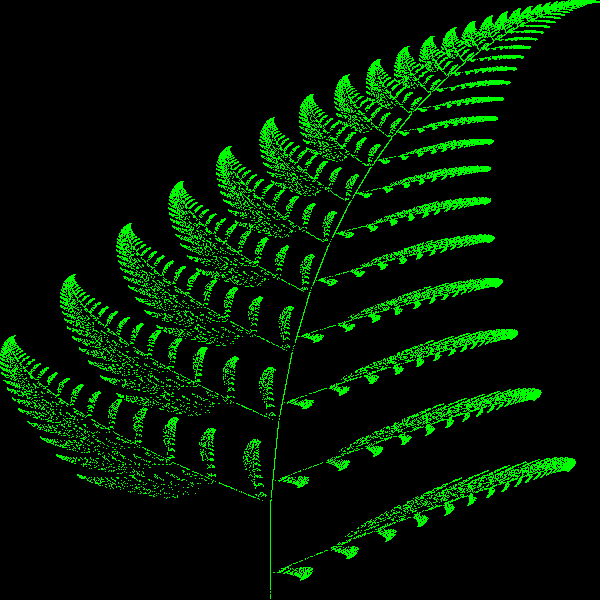
Frame 1 (no input)
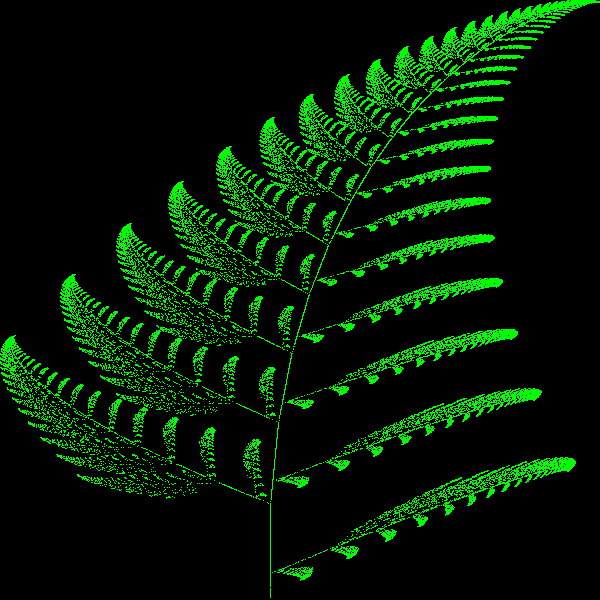
Frame 60 (the mouse pressed at the canvas centre just before this capture)
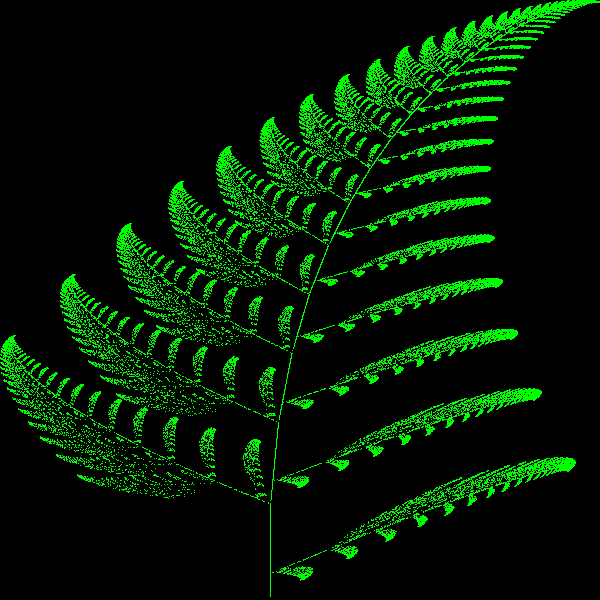
Frame 120 (the mouse held since frame 60 and released just before this capture)

The Processing sketch that drew these frames (run headless with seeded random() and noise(); from frame 60 on, the mouse is pressed at the canvas centre):

// Processing sketch: BarnsleyFern
// ── BarnsleyFern.pde
import java.util.Random;
Point next;
int resolution = 100000;
// boundaries: https://en.wikipedia.org/wiki/Barnsley_fern
float left = -2.1820;
float right = 2.6558;
float bottom = 0.0;
float top = 9.9983;
Random rand;

void setup(){
  strokeWeight(2);
  size(600, 600);
}

public Point getNextBarnsleyFernPoint(Point previousPoint, int randomNumber){
  randomNumber = randomNumber%100;
  if(randomNumber < 1){
    return new Point(0., 0.16*previousPoint.y);
  }
  else if(randomNumber >= 1 && randomNumber < 86)
  {
    return new Point(0.85 * previousPoint.x + 0.04 * previousPoint.y, 
                     -0.04 * previousPoint.x + 0.85 * previousPoint.y + 1.6);
  }
  else if(randomNumber >= 86 && randomNumber < 93)
  {
    return new Point(0.2 * previousPoint.x - 0.26 * previousPoint.y, 
                     0.23 * previousPoint.x + 0.22 * previousPoint.y + 1.6);
  }
  else
  {
    return new Point(-0.15 * previousPoint.x + 0.28 * previousPoint.y, 
                      -.26 * previousPoint.x + 0.24 * previousPoint.y + 0.44);
  }
}
void draw(){
  background(0);
  next = new Point(0, 0);
  rand = new Random();
  
  loadPixels();
  for(int i = 0; i < resolution; i++){
      next = getNextBarnsleyFernPoint(next, rand.nextInt(100));
      float x = map(next.x, left, right, 0., width);
      float y = map(next.y, bottom, top, height, 0);
      int index = (int)x%width + (int)y%height*width;
      pixels[index] = color(0, 255, 0);
  }
updatePixels();
}

void mouseWheel(MouseEvent event) {
  float e = event.getCount();
  resolution = resolution + (int)(e * resolution/10);
  if(resolution < 1000) resolution = 1000;
}


class Point{
public float x; 
public float y;

  Point(){};
  Point(float x, float y){
  this.x = x;
  this.y = y;
  }
}
